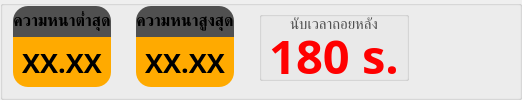
               <widget class="QGroupBox" name="timeout_main_group">
                <property name="minimumSize">
                 <size>
                  <width>0</width>
                  <height>100</height>
                 </size>
                </property>
                <property name="maximumSize">
                 <size>
                  <width>16777215</width>
                  <height>100</height>
                 </size>
                </property>
                <property name="styleSheet">
                 <string notr="true">#summary_min_thickness, #summary_max_thickness {
	background-color: rgb(255, 170, 0);
	border-bottom-left-radius: 15px;
	border-bottom-right-radius: 15px;
}

#summary_min_thickness_label, #summary_max_thickness_label {
	background-color: rgb(80, 80, 80);
	border-top-left-radius: 15px;
	border-top-right-radius: 15px;
}</string>
                </property>
                <layout class="QHBoxLayout" name="horizontalLayout_59">
                 <property name="spacing">
                  <number>25</number>
                 </property>
                 <property name="leftMargin">
                  <number>10</number>
                 </property>
                 <property name="topMargin">
                  <number>0</number>
                 </property>
                 <property name="rightMargin">
                  <number>20</number>
                 </property>
                 <property name="bottomMargin">
                  <number>10</number>
                 </property>
                 <item>
                  <widget class="QFrame" name="thickness_min_frame">
                   <property name="maximumSize">
                    <size>
                     <width>200</width>
                     <height>16777215</height>
                    </size>
                   </property>
                   <property name="layoutDirection">
                    <enum>Qt::LeftToRight</enum>
                   </property>
                   <property name="styleSheet">
                    <string notr="true"/>
                   </property>
                   <layout class="QVBoxLayout" name="verticalLayout_23">
                    <property name="spacing">
                     <number>0</number>
                    </property>
                    <property name="leftMargin">
                     <number>0</number>
                    </property>
                    <property name="topMargin">
                     <number>0</number>
                    </property>
                    <property name="rightMargin">
                     <number>0</number>
                    </property>
                    <property name="bottomMargin">
                     <number>0</number>
                    </property>
                    <item>
                     <widget class="QLabel" name="summary_min_thickness_label">
                      <property name="font">
                       <font>
                        <family>Kanit</family>
                        <pointsize>12</pointsize>
                        <bold>true</bold>
                       </font>
                      </property>
                      <property name="layoutDirection">
                       <enum>Qt::LeftToRight</enum>
                      </property>
                      <property name="autoFillBackground">
                       <bool>false</bool>
                      </property>
                      <property name="styleSheet">
                       <string notr="true"/>
                      </property>
                      <property name="text">
                       <string>ความหนาต่ำสุด</string>
                      </property>
                      <property name="alignment">
                       <set>Qt::AlignCenter</set>
                      </property>
                     </widget>
                    </item>
                    <item>
                     <widget class="QLabel" name="summary_min_thickness">
                      <property name="minimumSize">
                       <size>
                        <width>0</width>
                        <height>50</height>
                       </size>
                      </property>
                      <property name="maximumSize">
                       <size>
                        <width>16777215</width>
                        <height>50</height>
                       </size>
                      </property>
                      <property name="font">
                       <font>
                        <family>Kanit</family>
                        <pointsize>20</pointsize>
                        <bold>true</bold>
                       </font>
                      </property>
                      <property name="styleSheet">
                       <string notr="true"/>
                      </property>
                      <property name="text">
                       <string>XX.XX</string>
                      </property>
                      <property name="alignment">
                       <set>Qt::AlignCenter</set>
                      </property>
                     </widget>
                    </item>
                   </layout>
                  </widget>
                 </item>
                 <item>
                  <widget class="QFrame" name="thickness_max_frame">
                   <property name="maximumSize">
                    <size>
                     <width>200</width>
                     <height>16777215</height>
                    </size>
                   </property>
                   <property name="layoutDirection">
                    <enum>Qt::LeftToRight</enum>
                   </property>
                   <property name="styleSheet">
                    <string notr="true"/>
                   </property>
                   <layout class="QVBoxLayout" name="verticalLayout_24">
                    <property name="spacing">
                     <number>0</number>
                    </property>
                    <property name="leftMargin">
                     <number>0</number>
                    </property>
                    <property name="topMargin">
                     <number>0</number>
                    </property>
                    <property name="rightMargin">
                     <number>0</number>
                    </property>
                    <property name="bottomMargin">
                     <number>0</number>
                    </property>
                    <item>
                     <widget class="QLabel" name="summary_max_thickness_label">
                      <property name="font">
                       <font>
                        <family>Kanit</family>
                        <pointsize>12</pointsize>
                        <bold>true</bold>
                       </font>
                      </property>
                      <property name="layoutDirection">
                       <enum>Qt::LeftToRight</enum>
                      </property>
                      <property name="autoFillBackground">
                       <bool>false</bool>
                      </property>
                      <property name="styleSheet">
                       <string notr="true"/>
                      </property>
                      <property name="text">
                       <string>ความหนาสูงสุด</string>
                      </property>
                      <property name="alignment">
                       <set>Qt::AlignCenter</set>
                      </property>
                     </widget>
                    </item>
                    <item>
                     <widget class="QLabel" name="summary_max_thickness">
                      <property name="minimumSize">
                       <size>
                        <width>0</width>
                        <height>50</height>
                       </size>
                      </property>
                      <property name="maximumSize">
                       <size>
                        <width>16777215</width>
                        <height>50</height>
                       </size>
                      </property>
                      <property name="font">
                       <font>
                        <family>Kanit</family>
                        <pointsize>20</pointsize>
                        <bold>true</bold>
                       </font>
                      </property>
                      <property name="styleSheet">
                       <string notr="true"/>
                      </property>
                      <property name="text">
                       <string>XX.XX</string>
                      </property>
                      <property name="alignment">
                       <set>Qt::AlignCenter</set>
                      </property>
                     </widget>
                    </item>
                   </layout>
                  </widget>
                 </item>
                 <item>
                  <widget class="QGroupBox" name="timeout_group">
                   <property name="minimumSize">
                    <size>
                     <width>150</width>
                     <height>0</height>
                    </size>
                   </property>
                   <property name="maximumSize">
                    <size>
                     <width>150</width>
                     <height>70</height>
                    </size>
                   </property>
                   <property name="font">
                    <font>
                     <pointsize>1</pointsize>
                    </font>
                   </property>
                   <layout class="QVBoxLayout" name="verticalLayout_26">
                    <property name="spacing">
                     <number>0</number>
                    </property>
                    <property name="leftMargin">
                     <number>0</number>
                    </property>
                    <property name="topMargin">
                     <number>0</number>
                    </property>
                    <property name="rightMargin">
                     <number>0</number>
                    </property>
                    <property name="bottomMargin">
                     <number>0</number>
                    </property>
                    <item>
                     <widget class="QLabel" name="timeout_title">
                      <property name="font">
                       <font>
                        <family>Kanit</family>
                        <pointsize>11</pointsize>
                       </font>
                      </property>
                      <property name="styleSheet">
                       <string notr="true">color: rgb(80, 80, 80);</string>
                      </property>
                      <property name="text">
                       <string>นับเวลาถอยหลัง</string>
                      </property>
                      <property name="alignment">
                       <set>Qt::AlignCenter</set>
                      </property>
                     </widget>
                    </item>
                    <item>
                     <widget class="QLabel" name="timeout">
                      <property name="font">
                       <font>
                        <family>Kanit</family>
                        <pointsize>35</pointsize>
                        <bold>true</bold>
                       </font>
                      </property>
                      <property name="styleSheet">
                       <string notr="true">color: rgb(255, 0, 0);</string>
                      </property>
                      <property name="text">
                       <string>180 s.</string>
                      </property>
                      <property name="alignment">
                       <set>Qt::AlignCenter</set>
                      </property>
                     </widget>
                    </item>
                   </layout>
                  </widget>
                 </item>
                 <item>
                  <widget class="QPushButton" name="button_exit_program">
                   <property name="minimumSize">
                    <size>
                     <width>65</width>
                     <height>65</height>
                    </size>
                   </property>
                   <property name="maximumSize">
                    <size>
                     <width>65</width>
                     <height>65</height>
                    </size>
                   </property>
                   <property name="cursor">
                    <cursorShape>PointingHandCursor</cursorShape>
                   </property>
                   <property name="styleSheet">
                    <string notr="true">border: none;</string>
                   </property>
                   <property name="text">
                    <string/>
                   </property>
                   <property name="icon">
                    <iconset resource="resource.qrc">
                     <normaloff>:/assets/icon/exit.png</normaloff>:/assets/icon/exit.png</iconset>
                   </property>
                   <property name="iconSize">
                    <size>
                     <width>60</width>
                     <height>60</height>
                    </size>
                   </property>
                  </widget>
                 </item>
                </layout>
               </widget>
